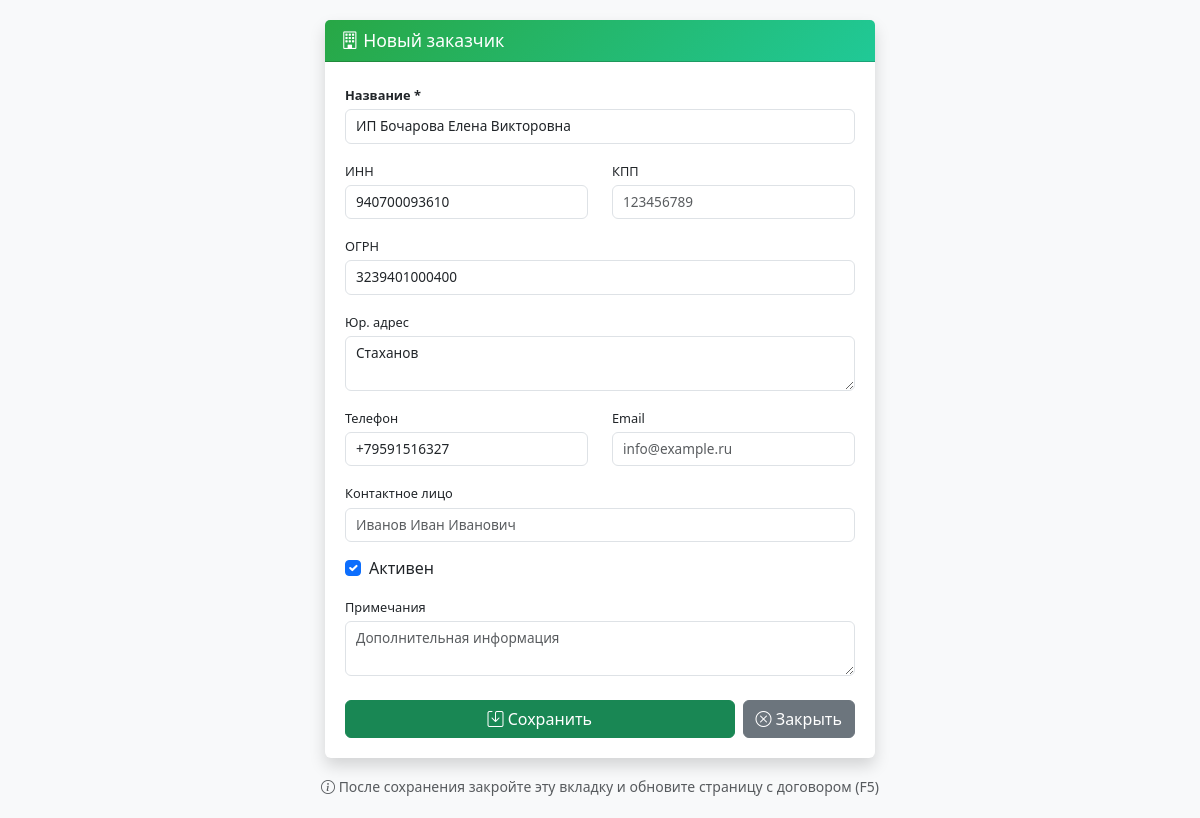
/customers/10/edit/ (signed in), run on the app's committed database.
### contracts/models.py (models this page shows, shortened)
class Customer(models.Model):
    name = models.CharField(max_length=200, unique=True, verbose_name='Название организации')
    inn = models.CharField(max_length=12, blank=True, verbose_name='ИНН')
    kpp = models.CharField(max_length=9, blank=True, verbose_name='КПП')
    ogrn = models.CharField(max_length=13, blank=True, verbose_name='ОГРН')
    address = models.TextField(blank=True, verbose_name='Юридический адрес')
    phone = models.CharField(max_length=20, blank=True, verbose_name='Телефон')
    email = models.EmailField(blank=True, verbose_name='Email')
    contact_person = models.CharField(max_length=100, blank=True, verbose_name='Контактное лицо')
    is_active = models.BooleanField(default=True, verbose_name='Активен')
    notes = models.TextField(blank=True, verbose_name='Примечания')
    created_at = models.DateTimeField(auto_now_add=True, verbose_name='Дата создания')
    updated_at = models.DateTimeField(auto_now=True, verbose_name='Дата обновления')
    class Meta:
        verbose_name = 'Заказчик'
        verbose_name_plural = 'Заказчики'
        ordering = ['name']

### contracts/views.py (the view)
# urls.py: path('customers/<int:pk>/edit/', views.customer_edit, name='customer_edit'),
@login_required
def customer_edit(request, pk):
    customer = get_object_or_404(Customer, pk=pk)
    if request.method == 'POST':
        form = CustomerForm(request.POST, instance=customer)
        if form.is_valid():
            form.save()
            if request.headers.get('X-Requested-With') == 'XMLHttpRequest':
                return JsonResponse({'status': 'success'})
            return redirect('contracts:customer_list')
    else:
        form = CustomerForm(instance=customer)
    if request.headers.get('X-Requested-With') == 'XMLHttpRequest':
        return render(request, 'contracts/customer_form_modal.html', {
            'form': form,
            'title': 'Редактировать заказчика'
        })
    return render(request, 'contracts/customer_form_simple.html', {
        'form': form,
        'customer': customer,
        'title': 'Редактировать заказчика'
    })

### contracts/context_processors.py (called while the page is built)
def dadata_keys(request):
    return {
        'DADATA_API_KEY': settings.DADATA_API_KEY,
    }

### contracts/templates/contracts/customer_form_simple.html (shortened to what this page needs)
<!DOCTYPE html>
<html lang="ru">
<head>
    <link href="https://cdn.jsdelivr.net/npm/bootstrap@5.3.0/dist/css/bootstrap.min.css" rel="stylesheet">
    <link rel="stylesheet" href="https://cdn.jsdelivr.net/npm/bootstrap-icons@1.11.3/font/bootstrap-icons.min.css">
</head>
<body>
    <div class="container">
        <div class="card shadow">
            <div class="card-header text-white">
                <h5 class="mb-0">
                    <i class="bi bi-building"></i> Новый заказчик
                </h5>
            </div>
            <div class="card-body">
                <form method="post" id="customerForm">
                    <div class="mb-3">
                        <label class="form-label fw-bold">Название *</label>
                        {{ form.name }}
                    </div>
                    <div class="row">
                        <div class="col-md-6 mb-3">
                            <label class="form-label">ИНН</label>
                            {{ form.inn }}
                        </div>
                        <div class="col-md-6 mb-3">
                            <label class="form-label">КПП</label>
                            {{ form.kpp }}
                        </div>
                    </div>
                    <div class="mb-3">
                        <label class="form-label">ОГРН</label>
                        {{ form.ogrn }}
                    </div>
                    <div class="mb-3">
                        <label class="form-label">Юр. адрес</label>
                        {{ form.address }}
                    </div>
                    <div class="row">
                        <div class="col-md-6 mb-3">
                            <label class="form-label">Телефон</label>
                            {{ form.phone }}
                        </div>
                        <div class="col-md-6 mb-3">
                            <label class="form-label">Email</label>
                            {{ form.email }}
                        </div>
                    </div>
                    <div class="mb-3">
                        <label class="form-label">Контактное лицо</label>
                        {{ form.contact_person }}
                    </div>
                    <div class="mb-3">
                        <div class="form-check">
                            {{ form.is_active }}
                            <label class="form-check-label">Активен</label>
                        </div>
                    </div>
                    <div class="mb-3">
                        <label class="form-label">Примечания</label>
                        {{ form.notes }}
                    </div>
                    <div class="d-flex gap-2 mt-4">
                        <button type="submit" class="btn btn-success flex-grow-1">
                            <i class="bi bi-save"></i> Сохранить
                        </button>
                        <button type="button" class="btn btn-secondary" onclick="window.close()">
                            <i class="bi bi-x-circle"></i> Закрыть
                        </button>
                    </div>
                </form>
            </div>
        </div>
        <div class="text-center mt-3">
            <small class="text-muted">
                <i class="bi bi-info-circle"></i>
                После сохранения закройте эту вкладку и обновите страницу с договором (F5)
            </small>
        </div>
    </div>
</body>
</html>

### contracts/templates/contracts/customer_form_simple.html (style rules this page uses)
body { background-color: #f8f9fa; padding: 20px; }
.card { max-width: 550px; margin: 0 auto; border: none; box-shadow: 0 0.5rem 1rem rgba(0, 0, 0, 0.15); }
.card-header { background: linear-gradient(135deg, #28a745 0%, #20c997 100%); padding: 10px 16px; }
.card-header h5 { margin: 0; font-size: 1.1rem; }
.card-body { padding: 20px; }
.form-label { font-size: 0.8rem; font-weight: 500; margin-bottom: 4px; }
.form-control, .form-select { font-size: 0.85rem; padding: 6px 10px; }
.mb-3 { margin-bottom: 14px !important; }

### data on the page
Customer: name "ИП Бочарова Елена Викторовна", inn "940700093610", ogrn "3239401000400", address "Стаханов", phone "+79591516327", is_active "☑"
